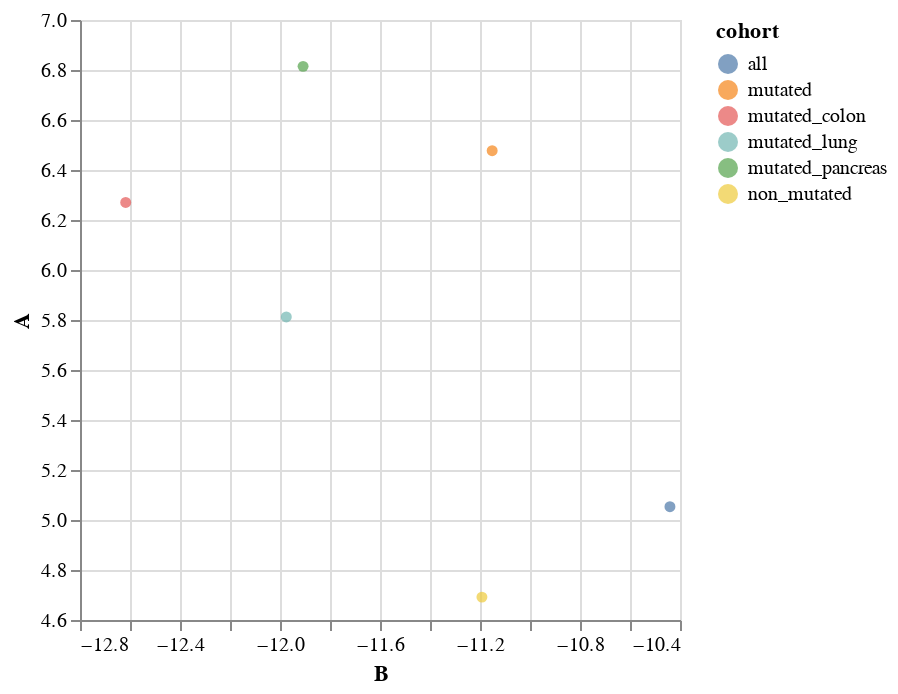

Notebook code for this chart:
### Code cell
scores_umap = UMAP(n_components=2, n_neighbors=4).fit_transform(items_in_cohorts)
df_umap_scores = pd.DataFrame(scores_umap, columns=['A','B'])
df_umap_scores = pd.concat([df_umap_scores, pd.DataFrame(['all', 'non_mutated', 'mutated', 'mutated_colon', 'mutated_lung', 'mutated_pancreas'], columns=['cohort'])], axis='columns')

alt.Chart(df_umap_scores).mark_circle(
#    opacity=0.6,
#    tooltip=alt.TooltipContent('encoding')
).encode(
    alt.Y('A:Q', scale=alt.Scale(zero=False)),
    alt.X('B:Q', scale=alt.Scale(zero=False)),
    color='cohort:N',
    tooltip='cohort:N'
).properties(
    width=300, # per plot; see https://altair-viz.github.io/user_guide/configuration.html#view-configuration
    height=300
).interactive()

### Figure 1 — Vega-Lite specification as saved in the notebook (floating-point values rounded to 4 significant figures)
{"$schema": "https://vega.github.io/schema/vega-lite/v3.4.0.json", "config": {"mark": {"tooltip": null}, "view": {"height": 300, "width": 400}}, "data": {"name": "data-22839023bdf409d4ceeb77487bbed12a"}, "datasets": {"data-22839023bdf409d4ceeb77487bbed12a": [{"A": 5.053, "B": -10.44, "cohort": "all"}, {"A": 4.692, "B": -11.19, "cohort": "non_mutated"}, {"A": 6.477, "B": -11.15, "cohort": "mutated"}, {"A": 6.27, "B": -12.62, "cohort": "mutated_colon"}, {"A": 5.812, "B": -11.97, "cohort": "mutated_lung"}, {"A": 6.815, "B": -11.91, "cohort": "mutated_pancreas"}]}, "encoding": {"color": {"field": "cohort", "type": "nominal"}, "tooltip": {"field": "cohort", "type": "nominal"}, "x": {"field": "B", "scale": {"zero": false}, "type": "quantitative"}, "y": {"field": "A", "scale": {"zero": false}, "type": "quantitative"}}, "height": 300, "mark": "circle", "selection": {"selector058": {"bind": "scales", "encodings": ["x", "y"], "type": "interval"}}, "width": 300}
